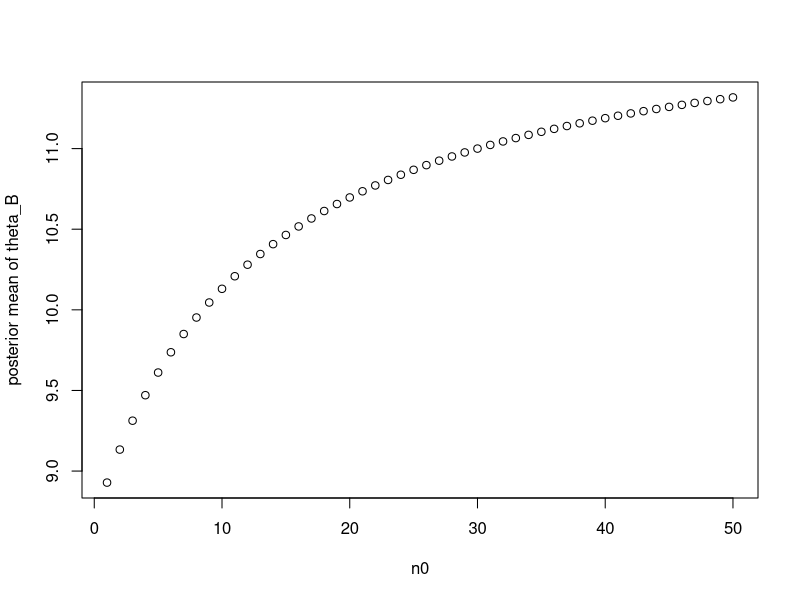
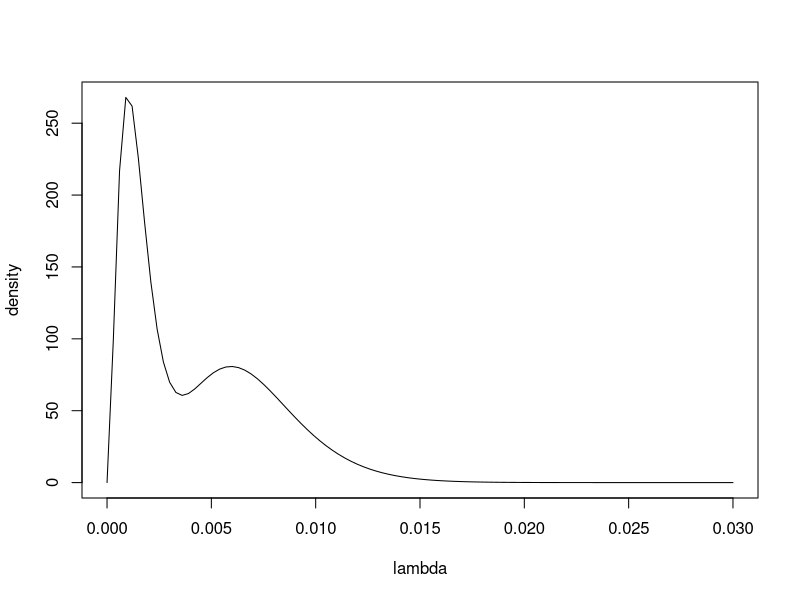
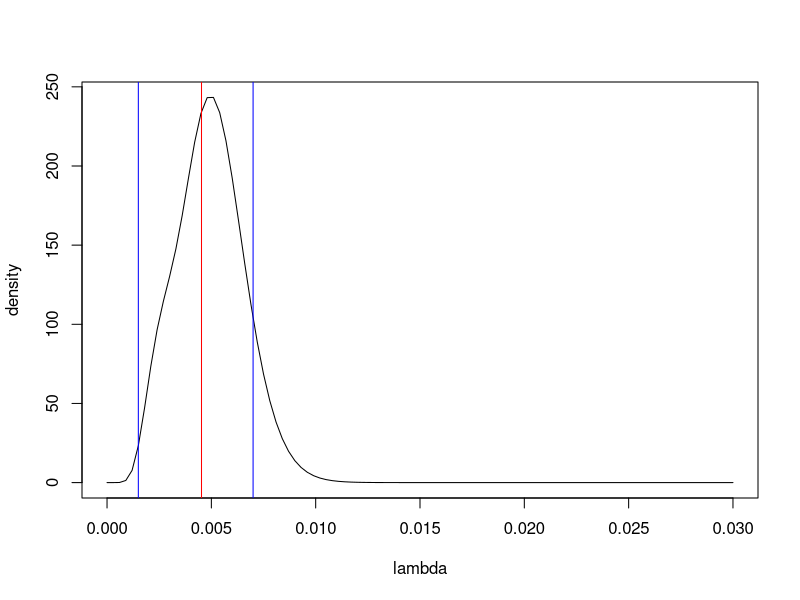

Generate these figures, in order, with R:
## ---- chunk 1
yA = c(12, 9, 12, 14, 13, 13, 15, 8, 15, 6)
yB = c(11, 11, 10, 9, 9, 8, 7, 10, 6, 8, 8, 9, 7)

alpha_A = 120
beta_A = 10

alpha_B = 12
beta_B = 1

alpha_A_posterior = alpha_A + sum(yA)
beta_A_posterior = beta_A + length(yA)

alpha_B_posterior = alpha_B + sum(yB)
beta_B_posterior = beta_B + length(yB)
## ---- chunk 2
print(paste0("Posterior 95% quantile for theta_A is [", qgamma(0.025, alpha_A_posterior, beta_A_posterior), ", ", qgamma(0.975, alpha_A_posterior, beta_A_posterior), "]"))
print(paste0("Posterior 95% quantile for theta_A is [", qgamma(0.025, alpha_B_posterior, beta_B_posterior), ", ", qgamma(0.975, alpha_B_posterior, beta_B_posterior), "]"))
## ---- chunk 3
means = rep(0, 50)
for (n0 in 1:50) {
  alpha_B_posterior = 12 * n0 + sum(yB)
  beta_B_posterior = n0 + length(yB)
  means[n0] = alpha_B_posterior / beta_B_posterior
}
plot(1:50, means, xlab = "n0", ylab = "posterior mean of theta_B")
## ---- chunk 4
gamma_fun1 <- function(l) {2000^3/gamma(3) * l^(3-1) * exp(-2000 * l)}
gamma_fun2 <- function(l) {1000^7/gamma(7) * l^(7-1) * exp(-1000 * l)}

curve(0.5 * 2000^3/gamma(3) * l^(3-1) * exp(-2000 * l) 
              + 0.5 * 1000^7/gamma(7) * l^(7-1) * exp(-1000 * l),
      from = 0, to = 0.03, xname = 'l', xlab = "lambda", ylab = "density")
## ---- chunk 5
K = 0.5 * 2000^3/gamma(3) * 1767^8/factorial(8) * gamma(11)/3767^11 +
  0.5 * 1000^7/gamma(7) * 1767^8 / factorial(8) * gamma(15)/2767^15

const1 = 1767^8 * 0.5 * 2000^3/factorial(8)/K/gamma(3)
const2 = 1767^8 * 0.5 * 1000^7/factorial(8)/K/gamma(7)

curve(const1 * l^10 * exp(-3767 * l) + const2 * l^14 * exp(-2767 * l),
      from = 0, to = 0.03, xname = "l", 
      xlab = "lambda", ylab = "density")

# two rates
abline(v = 3/2000, col = 'blue')
abline(v = 7/1000, col = 'blue')

# mle
abline(v = 8/1767, col = 'red')
